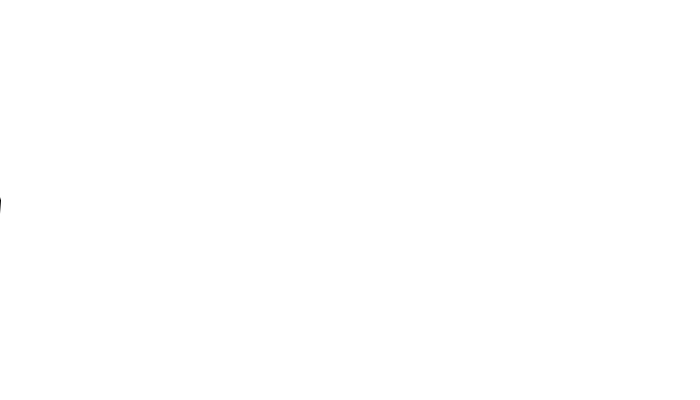
Frame 1 (no input)
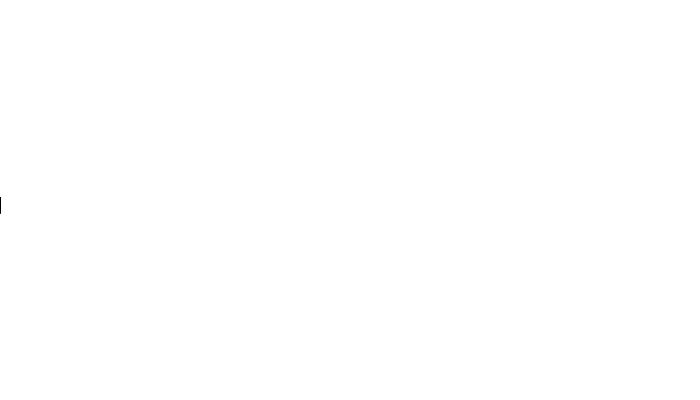
Frame 60 (the mouse pressed at the canvas centre just before this capture)
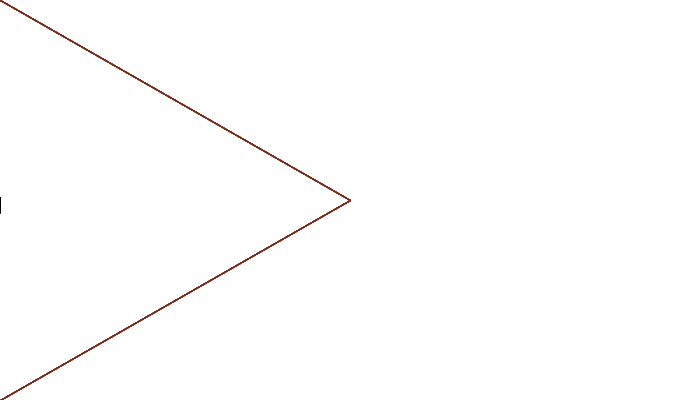
Frame 120 (the mouse held since frame 60 and released just before this capture)

The Processing sketch that drew these frames (run headless with seeded random() and noise(); from frame 60 on, the mouse is pressed at the canvas centre):

// Processing sketch: processing_36287
// ── processing_36287.pde

int [] LN = {
  -60, 0, 0, 200, -15, 400
};
int [] LN2 = {
  600, 0, 600, 200, 600, 400
};

int choice = 0;
int[] r = {48,255,155,255,255,61,156,156,156,125,242,125,242,110,242,242};
int[] g = {43,166,181,213,175,135,107,49,13,38,191,93,121,125,50,234};
int[] b = {47,0,143,150,56,59,34,16,0,30,94,0,31,41,3,64};
int[] t = {100,100,100,100,100,100,100,100,100,100,100,100,100,100,100};



void setup()
{
  size(700, 400);
  background (255);
  //stroke(0, 0, 0, 100);
  noFill();
}
void draw()
{

  line(LN[0], LN[1], LN[2], LN[3]);
  line(LN[2], LN[3], LN[4], LN[5]);
  //line(LN2[0], LN2[1], LN2[2], LN2[3]);
  //line(LN2[2], LN2[3], LN2[4], LN2[5]);
}

void mousePressed()
{
  LN[2] = mouseX;
  LN[3] = mouseY;
  LN2[2] = mouseX;
  LN2[3] = mouseY;
  
  choice = int(random(0,15));
  println (choice);
  stroke(r[choice],g[choice],b[choice],t[choice]);
  
  

 // stroke (random(0, 255), random(0, 255), random(0, 255), random(20, 100));


  if (LN[0] > 700) {
    LN[0] = -60;
    background(255);
  }

  LN[0] = LN[0] + 60 ;
  
   if (LN[4] >700){
     LN[4] = -15;
     background(255);}
     
  LN[4] = LN[4] + 15;
}



void mouseDragged()
{
  LN[2] = mouseX;
  LN[3] = mouseY;
  LN2[2] = mouseX;
  LN2[3] = mouseY;

  strokeWeight(random(0.5,3));
}
